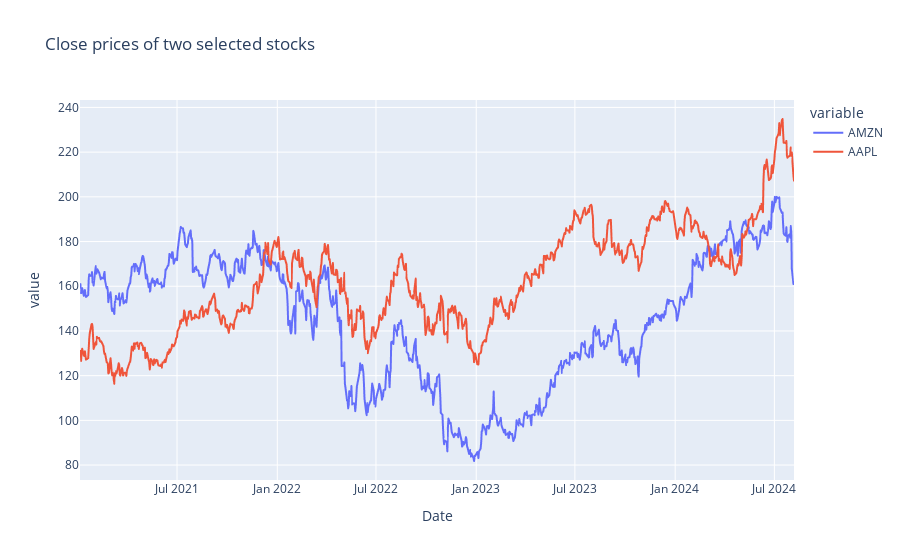

Notebook code cell kept with this figure:
### Markdown cell above
# Appendix

## Transforming the price data to daily returns provides linearly dependent variables with normal distribution

### Plot of the close prices of two selected stocks

### Code cell
fig = px.line(df, x=df.index, y=['AMZN', 'AAPL'], 
              title='Close prices of two selected stocks')
fig.show()

### Figure 1 — Plotly figure (JSON) as saved in the notebook; plotly's stock layout.template omitted (floating-point values rounded to 4 significant figures; data arrays with more than 128 entries replaced by an {"elided": "..."} marker saying what was removed)
{"data": [{"hovertemplate": "variable=AMZN<br>Date=%{x}<br>value=%{y}<extra></extra>", "legendgroup": "AMZN", "line": {"color": "#636efa", "dash": "solid"}, "marker": {"symbol": "circle"}, "mode": "lines", "name": "AMZN", "showlegend": true, "type": "scattergl", "x": {"elided": "903 str values"}, "xaxis": "x", "y": {"elided": "903 float values"}, "yaxis": "y"}, {"hovertemplate": "variable=AAPL<br>Date=%{x}<br>value=%{y}<extra></extra>", "legendgroup": "AAPL", "line": {"color": "#EF553B", "dash": "solid"}, "marker": {"symbol": "circle"}, "mode": "lines", "name": "AAPL", "showlegend": true, "type": "scattergl", "x": {"elided": "903 str values"}, "xaxis": "x", "y": {"elided": "903 float values"}, "yaxis": "y"}], "layout": {"legend": {"title": {"text": "variable"}, "tracegroupgap": 0}, "title": {"text": "Close prices of two selected stocks"}, "xaxis": {"anchor": "y", "domain": [0, 1], "title": {"text": "Date"}}, "yaxis": {"anchor": "x", "domain": [0, 1], "title": {"text": "value"}}}}
